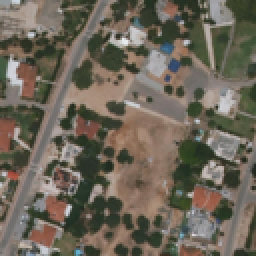
#> input picture objects-detection/in.png, 128 x 128 px (shown 2 times larger)
$ python buildings.py
#> lines starting #> are read from the running program, lines starting #| are printed output that depends on the picture; after the words box and inside, x2 and y2 are one past the last pixel; in counts of white or black regions, pixels touching at a corner belong together
import cv2
import matplotlib.pyplot as plt

img = cv2.imread('./in.png', cv2.IMREAD_GRAYSCALE)
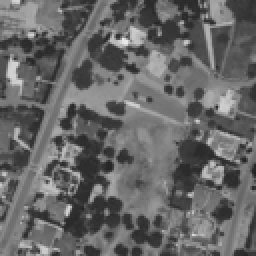
#> img: shape (128, 128) (shown 2 times larger); min 34, max 234, mean 102.6
retval, threshold = cv2.threshold(img, 150, 255, cv2.THRESH_BINARY)
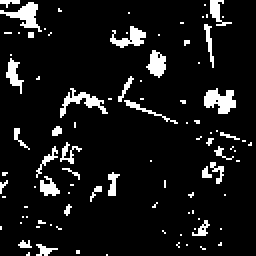
#> threshold: shape (128, 128) (shown 2 times larger); 8.7% white; 95 white regions (75 under 20 px), largest, box (x1, y1, x2, y2) and area: (102, 44, 118, 57) 132, (0, 1, 21, 16) 121, (30, 44, 54, 59) 112

out = cv2.cvtColor(threshold, cv2.COLOR_GRAY2BGR)

threshold_blur = 255 - cv2.medianBlur(threshold, 5)
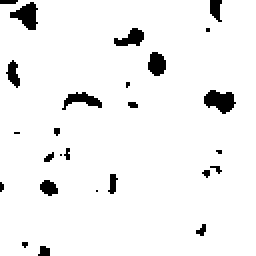
#> threshold_blur: shape (128, 128) (shown 2 times larger); 94.9% white; 26 black regions (16 under 20 px), largest, box (x1, y1, x2, y2) and area: (102, 45, 118, 57) 125, (5, 1, 19, 15) 111, (31, 46, 51, 55) 86

cv2.imwrite("./buildings.png", threshold)
